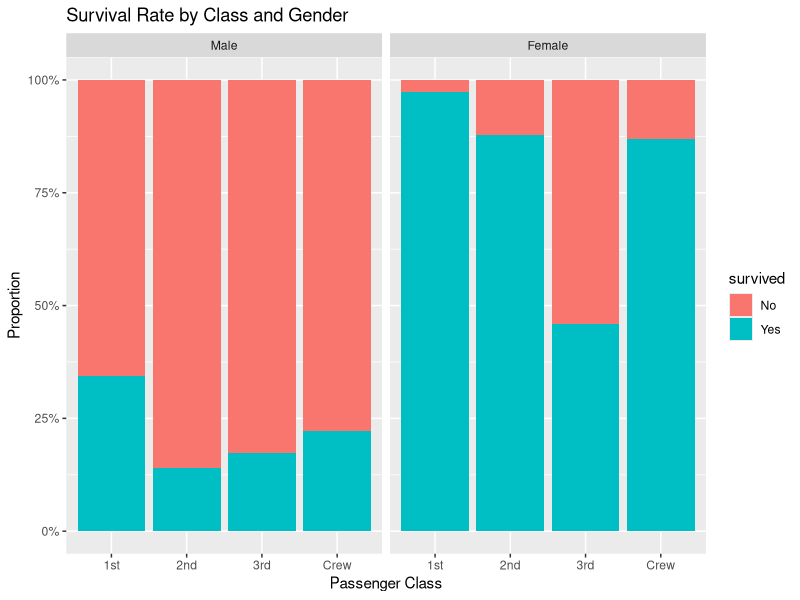
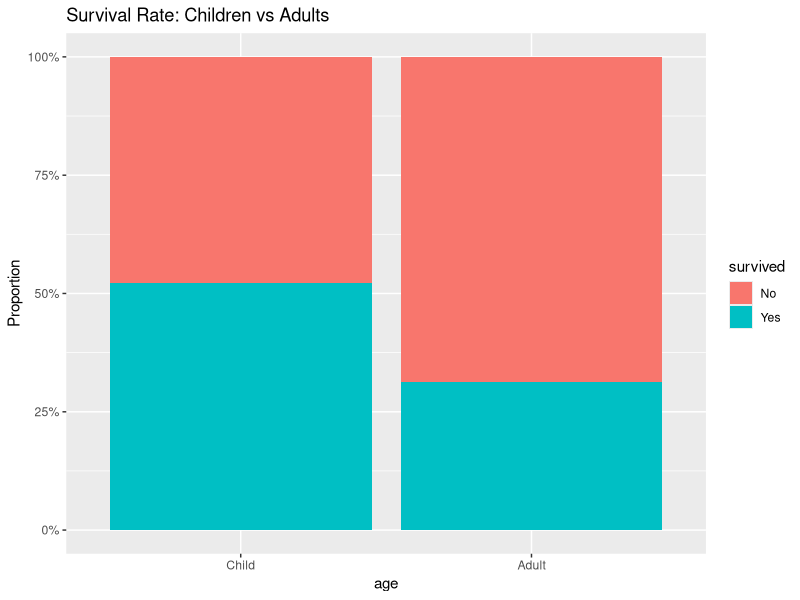
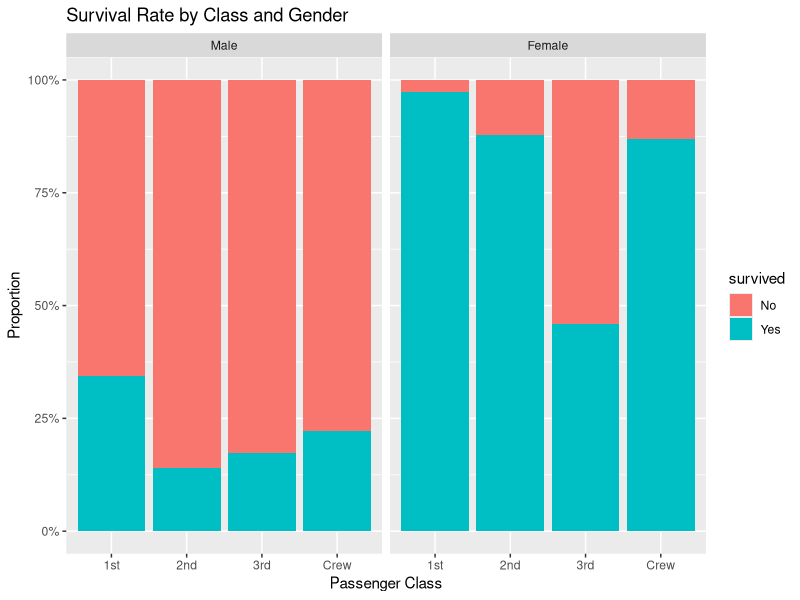

The R script that drew these images, in order:
# ----------------------------------------
# 🛳️ Titanic EDA in R - Beginner Project
# Dataset: Built-in 'Titanic' table in R
# Author: Bilal
# ----------------------------------------

# Load built-in Titanic dataset
data("Titanic")

# Convert table to data frame
df <- as.data.frame(Titanic)

# View first few rows
head(df)

# Check structure
str(df)

# Summary statistics
summary(df)

# Clean column names (optional)
names(df) <- tolower(names(df))

# -------------------------------
#  Total number of passengers
# -------------------------------
sum(df$freq)  # 2201 total passengers

# -------------------------------
#  Overall survival breakdown
# -------------------------------
library(dplyr)

df %>%
  group_by(survived) %>%
  summarise(total = sum(freq)) %>%
  mutate(percent = round(100 * total / sum(total), 1))

# -------------------------------
#  Survival by gender
# -------------------------------
df %>%
  group_by(sex, survived) %>%
  summarise(count = sum(freq)) %>%
  mutate(percent = round(100 * count / sum(count), 1))

# -------------------------------
#  Survival by class
# -------------------------------
df %>%
  group_by(class, survived) %>%
  summarise(count = sum(freq)) %>%
  mutate(percent = round(100 * count / sum(count), 1))

# -------------------------------
#  Barplot: Survival by class & gender
# -------------------------------
library(ggplot2)

ggplot(df, aes(x = class, y = freq, fill = survived)) +
  geom_bar(stat = "identity", position = "fill") +
  facet_wrap(~sex) +
  labs(
    title = "Survival Rate by Class and Gender",
    y = "Proportion", x = "Passenger Class"
  ) +
  scale_y_continuous(labels = scales::percent)

# Save the plot (optional)
ggsave("survival_by_class_gender.png")

# -------------------------------
# Adult vs Child Survival
# -------------------------------
df %>%
  group_by(age, survived) %>%
  summarise(count = sum(freq)) %>%
  mutate(percent = round(100 * count / sum(count), 1))

# Plot survival rate: child vs adult
ggplot(df, aes(x = age, y = freq, fill = survived)) +
  geom_bar(stat = "identity", position = "fill") +
  labs(title = "Survival Rate: Children vs Adults", y = "Proportion") +
  scale_y_continuous(labels = scales::percent)

# -------------------------------
#  Save cleaned dataset
# -------------------------------
write.csv(df, "titanic_summary.csv", row.names = FALSE)
